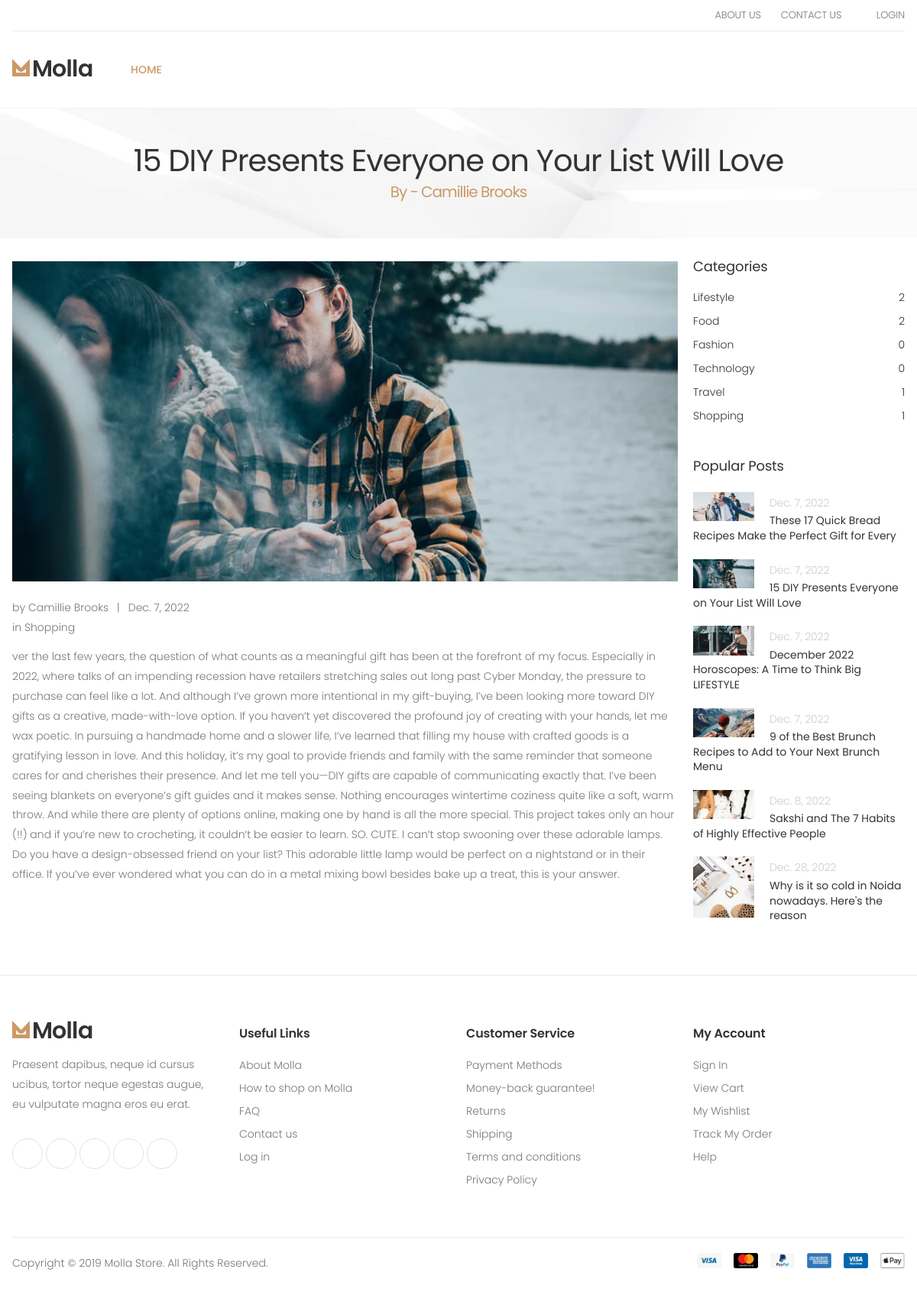
Page /blog/2 on the committed database.
### blogs/models.py (models this page shows, shortened)
class Blog(models.Model):
    title = models.CharField(max_length=60)
    description = models.TextField()
    image = models.ImageField(null=True, blank=True)
    created_at = models.DateField(auto_now_add=True)
    author = models.CharField(max_length=35)
    category = models.ForeignKey(Category, on_delete=models.SET_NULL, null=True)
    @property
    def imageURL(self):
        try:
            url = self.image.url
        except:
            url = ""
        return url

class Category(models.Model):
    name = models.CharField(max_length=20)
    def __str__(self):
        return self.name
    @property
    def cat_count(self):
        blogs = self.blog_set.all()
        num = blogs.count()
        return num

### blogs/views.py (the view)
# urls.py: path('blog/<int:id>', views.blog, name='blog'),
def blog(request, id):
    blogs = Blog.objects.all()
    blog = Blog.objects.get(id=id)
    categories = Category.objects.all()
    context = {'blog': blog, 'all_blogs': blogs, 'categories': categories}
    return render(request, 'blog.html', context)

### templates/blog.html
{% extends 'base.html' %}
{% load static %}
{% block content %}
<div class="page-header text-center" style="background-image: url(../static/images/page-header-bg.jpg)">
    <div class="container">
        <h1 class="page-title">{{ blog.title }}<span>By - {{ blog.author }}</span></h1>
    </div>
</div>
<div class="page-content mt-3">
    <div class="container">
        <div class="row">
            <div class="col-lg-9">
                <article class="entry">
                    <figure class="entry-media">
                        <a href="single.html">
                            <img src="{{ blog.imageURL }}" alt="image desc">
                        </a>
                    </figure>
                    <div class="entry-body">
                        <div class="entry-meta">
                            <span class="entry-author">
                                by <a href="#">{{ blog.author }}</a>
                            </span>
                            <span class="meta-separator">|</span>
                            <a href="#">{{ blog.created_at }}</a>
                        </div>
                        <div class="entry-cats">
                            in <a href="#">{{ blog.category }}</a>
                        </div>
                        <div class="entry-content">
                            <p>
                                {{ blog.description }}
                            </p>
                        </div>
                    </div>
                </article>
            </div>
            <aside class="col-lg-3">
                <div class="sidebar">
                    <div class="widget widget-cats">
                        <h3 class="widget-title">Categories</h3>
                        <ul>
                            {% for category in categories %}
                            <li><a href="/category/{{ category.id }}">{{ category.name }}<span>{{ category.cat_count }}</span></a></li>
                            {% endfor %}
                        </ul>
                    </div>
                    <div class="widget">
                        <h3 class="widget-title">Popular Posts</h3>
                        <ul class="posts-list">
                            {% for blog in all_blogs %}
                            <li>
                                <figure>
                                    <a href="/blog/{{ blog.id }}">
                                        <img src="{{ blog.imageURL }}" alt="post">
                                    </a>
                                </figure>
                                <div>
                                    <span>{{ blog.created_at }}</span>
                                    <h4><a href="/blog/{{ blog.id }}">{{ blog.title }}</a></h4>
                                </div>
                            </li>
                            {% endfor %}
                        </ul>
                    </div>
                </div>
            </aside>
        </div>
    </div>
</div>
{% endblock %}

### rows in the picture
Blog: title "15 DIY Presents Everyone on Your List Will Love", author "Camillie Brooks", imageURL (picture), created_at "Dec. 7, 2022", category "Shopping", description "ver the last few years, the question of what counts as a meaningful gift has been at the forefront of my focus. Especially in 2022, where talks of an impending recession have retailers stretching sales out long past Cyber Monday, the pressure to purchase can feel like a lot. And although I’ve grown more intentional in my gift-buying, I’ve been looking more toward DIY gifts as a creative, made-with-love option. If you haven’t yet discovered the profound joy of creating with your hands, let me wax poetic. In pursuing a handmade home and a slower life, I’ve learned that filling my house with crafted goods is a gratifying lesson in love. And this holiday, it’s my goal to provide friends and…"
Category: name "Lifestyle", cat_count "2"
Category: name "Food", cat_count "2"
Category: name "Fashion", cat_count "0"
Category: name "Technology", cat_count "0"
Category: name "Travel", cat_count "1"
Category: name "Shopping", cat_count "1"
Blog: imageURL (picture), created_at "Dec. 7, 2022", title "These 17 Quick Bread Recipes Make the Perfect Gift for Every"
Blog: imageURL (picture), created_at "Dec. 7, 2022", title "December 2022 Horoscopes: A Time to Think Big LIFESTYLE"
Blog: imageURL (picture), created_at "Dec. 7, 2022", title "9 of the Best Brunch Recipes to Add to Your Next Brunch Menu"
Blog: imageURL (picture), created_at "Dec. 8, 2022", title "Sakshi and The 7 Habits of Highly Effective People"
Blog: imageURL (picture), created_at "Dec. 28, 2022", title "Why is it so cold in Noida nowadays. Here's the reason"
